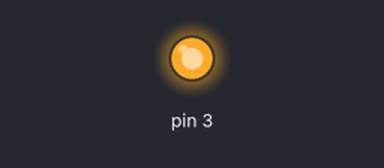
Bench run of a program on a simulated Raspberry Pi (header pin numbers), started with the argument 3. Parts: output pins drawn as LEDs (lit = HIGH). At 0.0 s the program stops and its outputs stay as they are.

Above: at 0.1 s.
Timing chart, 0 to 1.5 s (numbered marks = the images above):
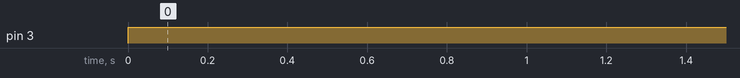

Measured:
- by itself, pin 3: LOW → HIGH at 0.00 s

The program:

pin_on.py
```python
import sys
import RPi.GPIO as GPIO
from time import sleep

gate_out = int(sys.argv[1])

GPIO.setwarnings(False)
GPIO.setmode(GPIO.BOARD)

GPIO.setup(gate_out, GPIO.OUT)

GPIO.output(gate_out,GPIO.HIGH)
#sleep(1)
#GPIO.output(gate_out,GPIO.LOW)
```
